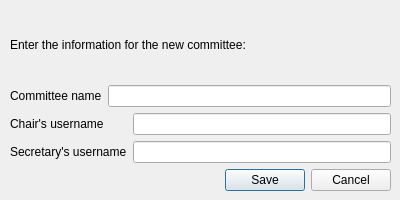
<ui version="4.0" >
 <class>AddCommitteeDialog</class>
 <widget class="QWidget" name="AddCommitteeDialog" >
  <property name="windowModality" >
   <enum>Qt::WindowModal</enum>
  </property>
  <property name="geometry" >
   <rect>
    <x>0</x>
    <y>0</y>
    <width>400</width>
    <height>200</height>
   </rect>
  </property>
  <property name="sizePolicy" >
   <sizepolicy vsizetype="Fixed" hsizetype="Fixed" >
    <horstretch>0</horstretch>
    <verstretch>0</verstretch>
   </sizepolicy>
  </property>
  <property name="minimumSize" >
   <size>
    <width>400</width>
    <height>200</height>
   </size>
  </property>
  <property name="maximumSize" >
   <size>
    <width>400</width>
    <height>200</height>
   </size>
  </property>
  <property name="windowTitle" >
   <string>Adding New Committee</string>
  </property>
  <widget class="QWidget" name="" >
   <property name="geometry" >
    <rect>
     <x>10</x>
     <y>10</y>
     <width>381</width>
     <height>181</height>
    </rect>
   </property>
   <layout class="QVBoxLayout" name="verticalLayout" >
    <item>
     <layout class="QHBoxLayout" name="horizontalLayout_2" >
      <item>
       <widget class="QLabel" name="infoLabel" >
        <property name="text" >
         <string>Enter the information for the new committee:</string>
        </property>
       </widget>
      </item>
      <item>
       <spacer name="horizontalSpacer_2" >
        <property name="orientation" >
         <enum>Qt::Horizontal</enum>
        </property>
        <property name="sizeHint" stdset="0" >
         <size>
          <width>40</width>
          <height>20</height>
         </size>
        </property>
       </spacer>
      </item>
     </layout>
    </item>
    <item>
     <layout class="QGridLayout" name="gridLayout" >
      <item row="0" column="0" >
       <widget class="QLabel" name="nameLabel" >
        <property name="text" >
         <string>Committee name</string>
        </property>
       </widget>
      </item>
      <item row="0" column="1" colspan="2" >
       <widget class="QLineEdit" name="nameEdit" >
        <property name="text" >
         <string/>
        </property>
        <property name="maxLength" >
         <number>120</number>
        </property>
       </widget>
      </item>
      <item row="1" column="0" colspan="2" >
       <widget class="QLabel" name="chairLabel" >
        <property name="text" >
         <string>Chair's username</string>
        </property>
       </widget>
      </item>
      <item row="1" column="2" >
       <widget class="QLineEdit" name="chairEdit" />
      </item>
      <item row="2" column="0" colspan="2" >
       <widget class="QLabel" name="secretaryLabel" >
        <property name="text" >
         <string>Secretary's username</string>
        </property>
       </widget>
      </item>
      <item row="2" column="2" >
       <widget class="QLineEdit" name="secretaryEdit" />
      </item>
     </layout>
    </item>
    <item>
     <layout class="QHBoxLayout" name="horizontalLayout" >
      <item>
       <spacer name="horizontalSpacer" >
        <property name="orientation" >
         <enum>Qt::Horizontal</enum>
        </property>
        <property name="sizeHint" stdset="0" >
         <size>
          <width>148</width>
          <height>20</height>
         </size>
        </property>
       </spacer>
      </item>
      <item>
       <widget class="QDialogButtonBox" name="acceptRejectButtons" >
        <property name="layoutDirection" >
         <enum>Qt::LeftToRight</enum>
        </property>
        <property name="orientation" >
         <enum>Qt::Horizontal</enum>
        </property>
        <property name="standardButtons" >
         <set>QDialogButtonBox::Cancel|QDialogButtonBox::Save</set>
        </property>
        <property name="centerButtons" >
         <bool>false</bool>
        </property>
       </widget>
      </item>
     </layout>
    </item>
   </layout>
  </widget>
 </widget>
 <resources/>
 <connections/>
</ui>
